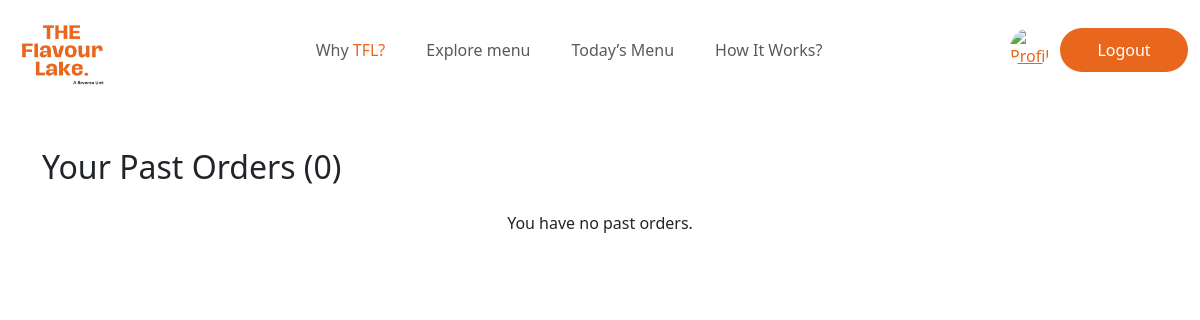
The page /past_orders/ (signed in) on the database as committed earlier.
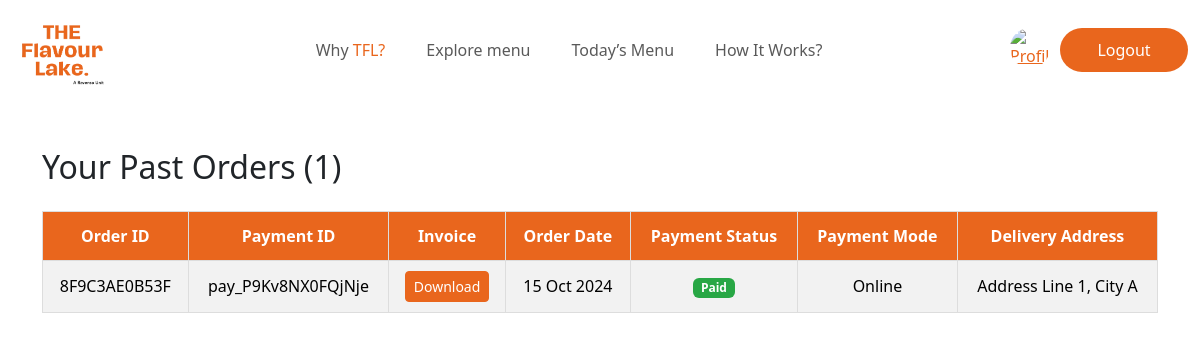
The same page on the database as committed later.
### home/models.py (models this page shows, shortened)
class Order(models.Model):
    order_id = models.CharField(max_length=12, unique=True, blank=True, null=True)
    payment_id = models.CharField(max_length=100, unique=True, blank=True, null=True)
    pdf_invoice = models.FileField(upload_to='invoices/', blank=True, null=True)
    created_at = models.DateTimeField(auto_now_add=True, blank=True, null=True)
    customer_email = models.EmailField(blank=True, null=True)
    payment_status = models.CharField(max_length=10, choices=[('pending', 'Pending'), ('paid', 'Paid')], default='pending')
    payment_mode = models.CharField(max_length=10, choices=[('online', 'Online'), ('cash', 'Cash')], default='online')
    delivery_address = models.ForeignKey(DeliveryAddress, on_delete=models.SET_NULL, null=True, blank=True)
    delivery_otp = models.IntegerField(default=0, null=True, blank=True)
    delivery_status = models.CharField(max_length=10, choices=[('pending', 'Pending'), ('delivered', 'Delivered')], default='pending')

class DeliveryAddress(models.Model):
    user = models.ForeignKey(User, on_delete=models.CASCADE, related_name='delivery_addresses')
    address_line1 = models.CharField(max_length=255,default="Address Line 1")
    city = models.CharField(max_length=100,default="City A")
    phone_number = models.CharField(max_length=15,default="9999900000")
    is_primary = models.BooleanField(default=False)
    created_at = models.DateTimeField(auto_now_add=True)
    updated_at = models.DateTimeField(auto_now=True)
    def __str__(self):
        return f"{self.address_line1}, {self.city}"

### home/views.py (the view)
# urls.py: path('past_orders/', views.past_orders, name='past_orders'),
@login_required
def past_orders(request):
    past_orders = Order.objects.filter(customer_email=request.user.email).order_by('-created_at')
    context = {
        'past_orders': past_orders,
    }
    return render(request, 'apps/home/past_orders.html',context)

### templates/apps/home/past_orders.html (shortened to what this page needs)
{% extends "account/base_entrance.html" %}
{% load i18n %}
{% load static %}
{% load allauth account %}
{% block content %}
    <div class="container mt-5">
        <h2 class="mb-4">Your Past Orders ({{ past_orders.count }})</h2>
        {% if past_orders %}
        <div class="table-responsive">
            <table class="table table-striped table-bordered orders-table">
                <thead class="thead-dark" style="background-color: #E9661C; color: white;">
                    <tr>
                        <th>Order ID</th>
                        <th>Payment ID</th>
                        <th>Invoice</th>
                        <th>Order Date</th>
                        <th>Payment Status</th>
                        <th>Payment Mode</th>
                        <th>Delivery Address</th>
                    </tr>
                </thead>
                <tbody>
                    {% for order in past_orders %}
                    <tr class="mb-3">
                        <td data-label="Order ID">{{ order.order_id }}</td>
                        <td data-label="Payment ID">{{ order.payment_id }}</td>
                        <td data-label="Invoice">
                            {% if order.pdf_invoice %}
                                <a href="{{ order.pdf_invoice.url }}" class="btn btn-sm btn-primary" target="_blank">Download</a>
                            {% else %}
                                No Invoice
                            {% endif %}
                        </td>
                        <td data-label="Order Date">{{ order.created_at|date:"d M Y" }}</td>
                        <td data-label="Payment Status">
                            <span class="badge {% if order.payment_status == 'paid' %}badge-success{% else %}badge-warning{% endif %}">
                                {{ order.payment_status|title }}
                            </span>
                        </td>
                        <td data-label="Payment Mode">{{ order.payment_mode|title }}</td>
                        <td data-label="Delivery Address">
                            {% if order.delivery_address %}
                                {{ order.delivery_address|truncatechars:30 }}
                            {% else %}
                                No Address Provided
                            {% endif %}
                        </td>
                    </tr>
                    {% endfor %}
                </tbody>
            </table>
        </div>
        {% else %}
        <p class="text-center">You have no past orders.</p>
        {% endif %}
    </div>
{% endblock content %}

Rows that differ between the two databases and show on the page:
added Order: order_id "8F9C3AE0B53F", payment_id "pay_P9Kv8NX0FQjNje", created_at "15 Oct 2024", payment_status "Paid", payment_mode "Online", delivery_address "Address Line 1, City A"
Other text that changed with them:
{{ past_orders.count }}: "0" → "1"
text no longer shown: "You have no past orders."
text now shown: "Order ID Payment ID Invoice Order Date Payment Status Payment Mode Delivery Address"
